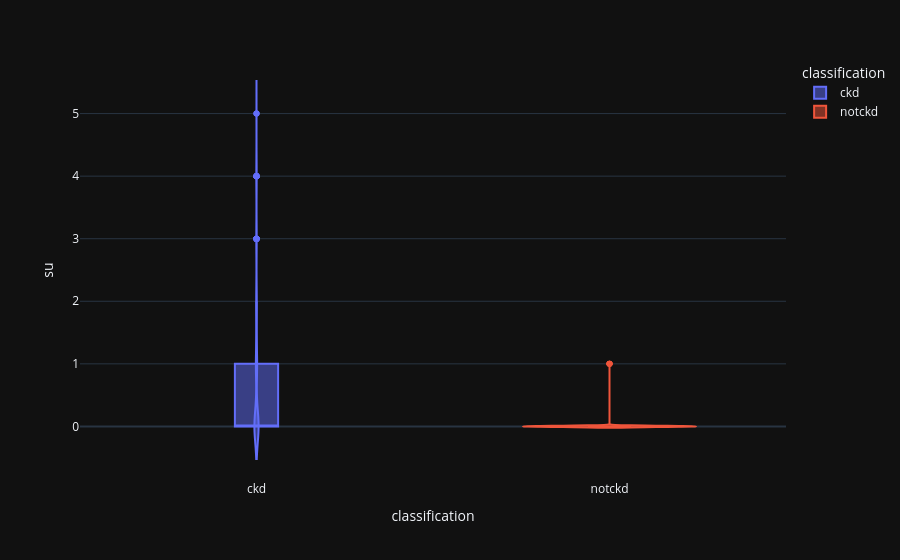

Here is the notebook cell this chart was saved with:
### Code cell
#sodium
violin('su')

### Figure 1 — Plotly figure (JSON) as saved in the notebook; plotly's stock layout.template omitted (floating-point values rounded to 4 significant figures; data arrays with more than 128 entries replaced by an {"elided": "..."} marker saying what was removed)
{"data": [{"alignmentgroup": "True", "box": {"visible": true}, "hovertemplate": "classification=%{x}<br>su=%{y}<extra></extra>", "legendgroup": "ckd", "marker": {"color": "#636efa"}, "name": "ckd", "offsetgroup": "ckd", "orientation": "v", "scalegroup": "True", "showlegend": true, "type": "violin", "x": {"elided": "250 str values"}, "x0": " ", "xaxis": "x", "y": {"elided": "250 int values"}, "y0": " ", "yaxis": "y"}, {"alignmentgroup": "True", "box": {"visible": true}, "hovertemplate": "classification=%{x}<br>su=%{y}<extra></extra>", "legendgroup": "notckd", "marker": {"color": "#EF553B"}, "name": "notckd", "offsetgroup": "notckd", "orientation": "v", "scalegroup": "True", "showlegend": true, "type": "violin", "x": {"elided": "150 str values"}, "x0": " ", "xaxis": "x", "y": {"elided": "150 int values"}, "y0": " ", "yaxis": "y"}], "layout": {"autosize": true, "legend": {"title": {"text": "classification"}, "tracegroupgap": 0}, "margin": {"t": 60}, "violinmode": "overlay", "xaxis": {"anchor": "y", "autorange": true, "categoryarray": ["ckd", "notckd"], "categoryorder": "array", "domain": [0, 1], "range": [-0.5, 1.5], "title": {"text": "classification"}, "type": "category"}, "yaxis": {"anchor": "x", "autorange": true, "domain": [0, 1], "range": [-0.8564, 5.856], "title": {"text": "su"}, "type": "linear"}}}
